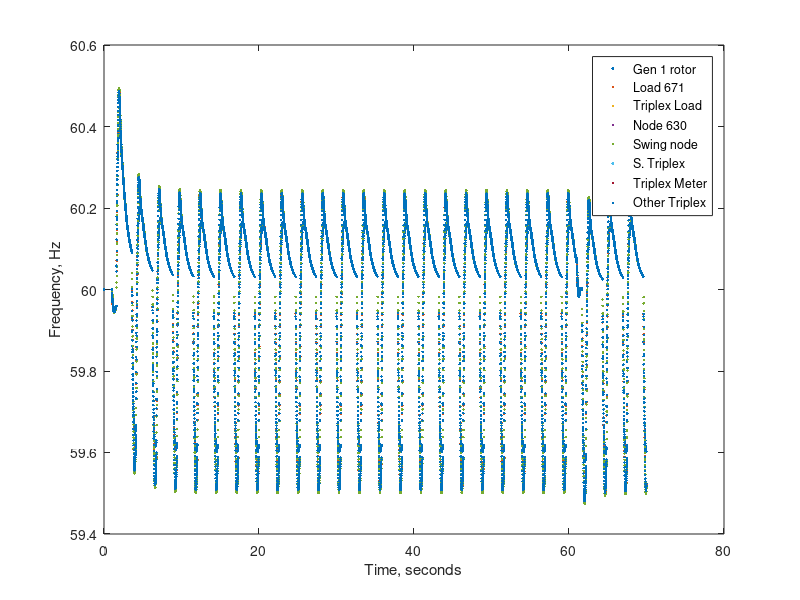
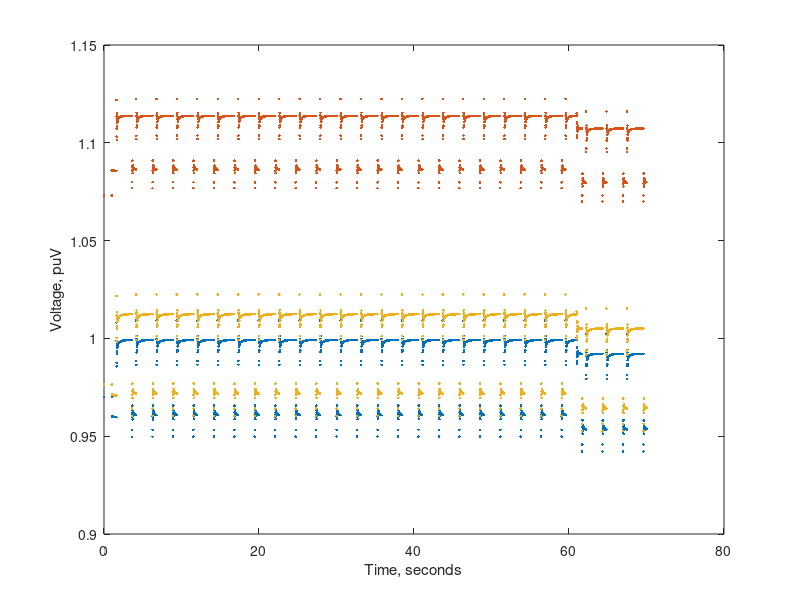
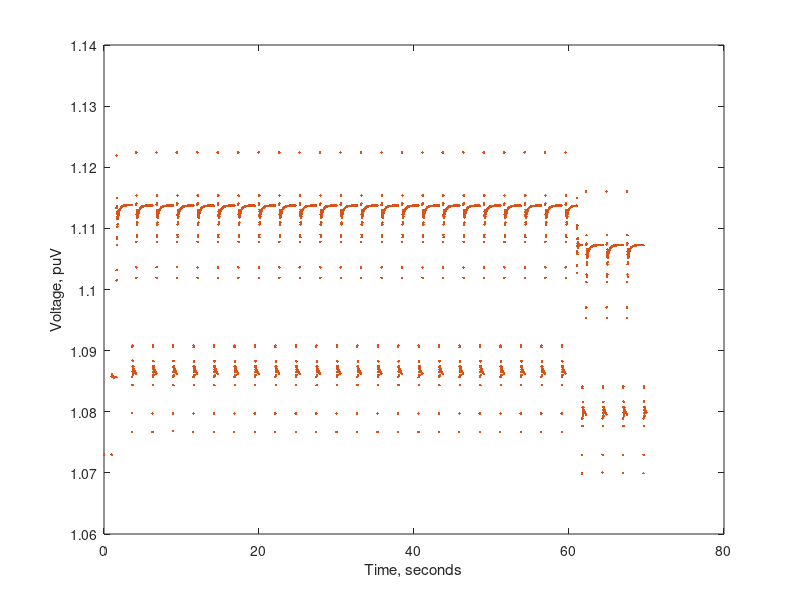
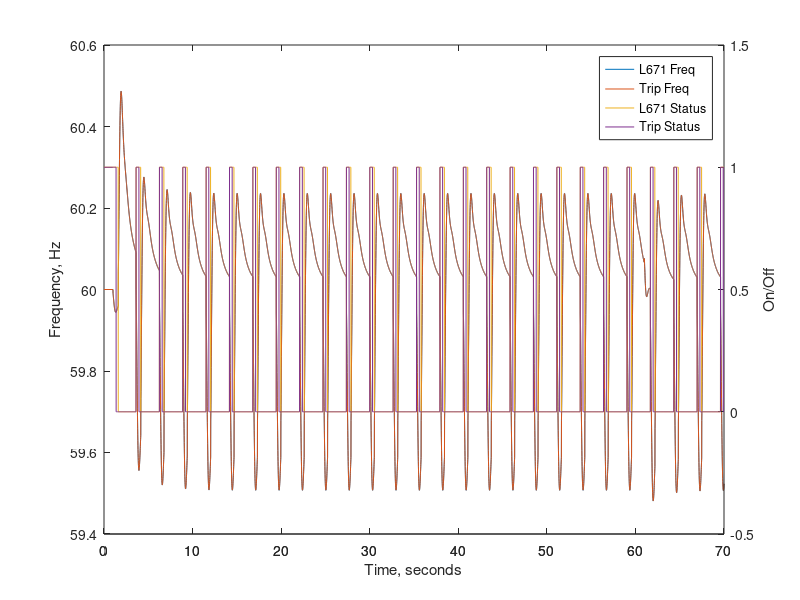

The MATLAB script that drew these images, in order:
%% Post Processing for Dynamics Model
clear all
clc
close all
format short g

%Files
%Generator
fHandle=fopen('Gen_1_Speed.csv','rt');
RawDataGen1=textscan(fHandle,'%s %f %f %f %f %f %f %f %f %f %f %f %f %f %f %f','HeaderLines',9,'Delimiter',',');
fclose(fHandle);
RawDataGen1{2}=RawDataGen1{2}/(2*pi);

%GFA devices
fHandle=fopen('load_l671_freq.csv','rt');
RawDataL671=textscan(fHandle,'%s %s %f %f %f %f %f %f %f','HeaderLines',9,'Delimiter',',');
fclose(fHandle);

fHandle=fopen('triplex_load_freq.csv','rt');
RawDataTriplexLoad=textscan(fHandle,'%s %s %f %f %f %f %f','HeaderLines',9,'Delimiter',',');
fclose(fHandle);

%Frequency values
fHandle=fopen('node_n630_freq.csv','rt');
RawDataN630=textscan(fHandle,'%s %f','HeaderLines',9,'Delimiter',',');
fclose(fHandle);

fHandle=fopen('swing_node_freq.csv','rt');
RawDataSwing=textscan(fHandle,'%s %f','HeaderLines',9,'Delimiter',',');
fclose(fHandle);

fHandle=fopen('triplex_second_node_freq.csv','rt');
RawDataSecondTrip=textscan(fHandle,'%s %f','HeaderLines',9,'Delimiter',',');
fclose(fHandle);

fHandle=fopen('triplex_meter_freq.csv','rt');
RawDataTripM=textscan(fHandle,'%s %f','HeaderLines',9,'Delimiter',',');
fclose(fHandle);

fHandle=fopen('triplex_main_node_freq.csv','rt');
RawDataOtherTrip=textscan(fHandle,'%s %f','HeaderLines',9,'Delimiter',',');
fclose(fHandle);

%Extract date information
tempData=RawDataGen1{1};
Data1Lengths=cellfun(@length,tempData);
Data1NS=Data1Lengths>23;
DataSpeedTimes=zeros(length(tempData),1);

if (any(Data1NS))
    DataSpeedTimes(Data1NS)=datenum(tempData(Data1NS),'yyyy-mm-dd HH:MM:SS.FFF');
end

if (any(~Data1NS))
    DataSpeedTimes(~Data1NS)=datenum(tempData(~Data1NS),'yyyy-mm-dd HH:MM:SS');
end

DataSpeedTimes=(DataSpeedTimes-DataSpeedTimes(1,1))*(24*3600);

%Create voltages
Voltages671=[complex(RawDataL671{4},RawDataL671{5}) complex(RawDataL671{6},RawDataL671{7}) complex(RawDataL671{8},RawDataL671{9})]/2401.7771;
VoltagesTrip=[complex(RawDataTriplexLoad{4},RawDataTriplexLoad{5}) complex(RawDataTriplexLoad{6},RawDataTriplexLoad{7})]/120;

%% Plots

%Frequency plots
figure('Name','Frequencies','NumberTitle','off');
plot(DataSpeedTimes,[RawDataGen1{2} RawDataL671{3} RawDataTriplexLoad{3} RawDataN630{2} RawDataSwing{2} RawDataSecondTrip{2} RawDataTripM{2} RawDataOtherTrip{2}],'.');
xlabel('Time, seconds');
ylabel('Frequency, Hz');
legend('Gen 1 rotor','Load 671','Triplex Load','Node 630','Swing node','S. Triplex','Triplex Meter','Other Triplex');

%Voltage plots
figure('Name','Voltages - 671','NumberTitle','off');
plot(DataSpeedTimes,abs(Voltages671),'.');
xlabel('Time, seconds');
ylabel('Voltage, puV');

figure('Name','Voltages - Triplex','NumberTitle','off');
plot(DataSpeedTimes,abs(VoltagesTrip),'.');
xlabel('Time, seconds');
ylabel('Voltage, puV');


%% GFA Status
GFAStatusLoadA=strcmp(RawDataL671{2},'TRUE');
GFAStatusLoadB=strcmp(RawDataTriplexLoad{2},'TRUE');

%Plot that
figure('Name','GFA Status','NumberTitle','off');
Axvals=plotyy(DataSpeedTimes,[RawDataL671{3} RawDataTriplexLoad{3}],DataSpeedTimes,[GFAStatusLoadA GFAStatusLoadB]);
ylim(Axvals(2),[-0.5 1.5]);
xlabel('Time, seconds');
ylabel(Axvals(1),'Frequency, Hz');
ylabel(Axvals(2),'On/Off');
legend('L671 Freq','Trip Freq','L671 Status','Trip Status');
